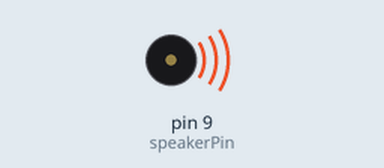
Simulated run of this sketch. Board: Arduino Uno, built with avr-gcc and run on an emulated ATmega328P. Shown: buzzer (waves = sounding).

Above: at 0.05 s.
Timing chart, 0 to 3.0 s (numbered marks = the images above):
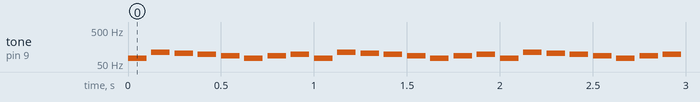

Measured:
- by itself, tone on pin 9 (speakerPin): plays 73 Hz for 0.10 s, 110 Hz for 0.10 s, 104 Hz for 0.10 s, 98 Hz for 0.10 s, 87 Hz for 0.10 s, 73 Hz for 0.10 s … (1040 notes in this stretch)

The sketch:

Arduino_and_sound.ino
```cpp
/*
  9/24/2025

  Eric Chor

  The purpose of this code is to repeat a melody using the arduino uno and a speaker.
  The program plays part of the megalovania melody using frequencies which
  correspond to specific notes. When the program finishes the melody it loops
  and begins again from the beginning.
*/

#define NOTE_B0  31
#define NOTE_C1  33
#define NOTE_CS1 35
#define NOTE_D2  37
#define NOTE_DS1 39
#define NOTE_E1  41
#define NOTE_F2  44
#define NOTE_FS1 46
#define NOTE_G2  49
#define NOTE_GS2 52
#define NOTE_A2  55
#define NOTE_AS1 58
#define NOTE_B1  62
#define NOTE_C2  65
#define NOTE_CS2 69
#define NOTE_D2  73
#define NOTE_DS2 78
#define NOTE_E2  82
#define NOTE_F2  87
#define NOTE_FS2 93
#define NOTE_G2  98
#define NOTE_GS2 104
#define NOTE_A2  110
#define NOTE_AS2 117
#define NOTE_B2  123
#define NOTE_C3  131
#define NOTE_CS3 139
#define NOTE_D3  147
#define NOTE_DS3 156
#define NOTE_E3  165
#define NOTE_F3  175
#define NOTE_FS3 185
#define NOTE_G3  196
#define NOTE_GS3 208
#define NOTE_A3  220
#define NOTE_AS3 233
#define NOTE_B3  247
#define NOTE_C4  262
#define NOTE_CS4 277
#define NOTE_D4  294
#define NOTE_DS4 311
#define NOTE_E4  330
#define NOTE_F4  349
#define NOTE_FS4 370
#define NOTE_G4  392
#define NOTE_GS4 415
#define NOTE_A4  440
#define NOTE_AS4 466
#define NOTE_B4  494
#define NOTE_C5  523
#define NOTE_CS5 554
#define NOTE_D5  587
#define NOTE_DS5 622
#define NOTE_E5  659
#define NOTE_F5  698
#define NOTE_FS5 740
#define NOTE_G5  784
#define NOTE_GS5 831
#define NOTE_A5  880
#define NOTE_AS5 932
#define NOTE_B5  988
#define NOTE_C6  1047
#define NOTE_CS6 1109
#define NOTE_D6  1175
#define NOTE_DS6 1245
#define NOTE_E6  1319
#define NOTE_F6  1397
#define NOTE_FS6 1480
#define NOTE_G6  1568
#define NOTE_GS6 1661
#define NOTE_A6  1760
#define NOTE_AS6 1865
#define NOTE_B6  1976
#define NOTE_C7  2093
#define NOTE_CS7 2217
#define NOTE_D7  2349
#define NOTE_DS7 2489
#define NOTE_E7  2637
#define NOTE_F7  2794
#define NOTE_FS7 2960
#define NOTE_G7  3136
#define NOTE_GS7 3322
#define NOTE_A7  3520
#define NOTE_AS7 3729
#define NOTE_B7  3951
#define NOTE_C8  4186
#define NOTE_CS8 4435
#define NOTE_D8  4699
#define NOTE_DS8 4978

//Specify digital pin on the Arduino that the positive lead of thespeaker is attached.
const int speakerPin = 9;


void setup()
{
pinMode (speakerPin, OUTPUT); //Set speakerPin as an output
}
void loop()
{

tone(speakerPin, NOTE_D2);
delay(100);
noTone(speakerPin);
delay(25);
tone(speakerPin, NOTE_A2);
delay(100);
noTone(speakerPin);
delay(25);

tone(speakerPin, NOTE_GS2);
delay(100);
noTone(speakerPin);
delay(25);
tone(speakerPin, NOTE_G2);
delay(100);
noTone(speakerPin);
delay(25);

tone(speakerPin, NOTE_F2);
delay(100);
noTone(speakerPin);
delay(25);
tone(speakerPin, NOTE_D2);
delay(100);
noTone(speakerPin);
delay(25);

tone(speakerPin, NOTE_F2);
delay(100);
noTone(speakerPin);
delay(25);
tone(speakerPin, NOTE_G2);
delay(100);
noTone(speakerPin);
delay(25);

tone(speakerPin, NOTE_D2);
delay(100);
noTone(speakerPin);
delay(25);
tone(speakerPin, NOTE_A2);
delay(100);
noTone(speakerPin);
delay(25);

tone(speakerPin, NOTE_GS2);
delay(100);
noTone(speakerPin);
delay(25);
tone(speakerPin, NOTE_G2);
delay(100);
noTone(speakerPin);
delay(25);

tone(speakerPin, NOTE_F2);
delay(100);
noTone(speakerPin);
delay(25);

tone(speakerPin, NOTE_D2);
delay(100);
noTone(speakerPin);
delay(25);

tone(speakerPin, NOTE_F2);
delay(100);
noTone(speakerPin);
delay(25);

tone(speakerPin, NOTE_G2);
delay(100);
noTone(speakerPin);
delay(25);

tone(speakerPin, NOTE_D2);
delay(100);
noTone(speakerPin);
delay(25);

tone(speakerPin, NOTE_A2);
delay(100);
noTone(speakerPin);
delay(25);

tone(speakerPin, NOTE_GS2);
delay(100);
noTone(speakerPin);
delay(25);

tone(speakerPin, NOTE_G2);
delay(100);
noTone(speakerPin);
delay(25);

tone(speakerPin, NOTE_F2);
delay(100);
noTone(speakerPin);
delay(25);

tone(speakerPin, NOTE_D2);
delay(100);
noTone(speakerPin);
delay(25);

tone(speakerPin, NOTE_F2);
delay(100);
noTone(speakerPin);
delay(25);

tone(speakerPin, NOTE_G2);
delay(100);
noTone(speakerPin);
delay(25);

tone(speakerPin, NOTE_D2);
delay(100);
noTone(speakerPin);
delay(25);

tone(speakerPin, NOTE_A2);
delay(100);
noTone(speakerPin);
delay(25);

tone(speakerPin, NOTE_GS2);
delay(100);
noTone(speakerPin);
delay(25);

tone(speakerPin, NOTE_G2);
delay(100);
noTone(speakerPin);
delay(25);

tone(speakerPin, NOTE_F2);
delay(100);
noTone(speakerPin);
delay(25);

tone(speakerPin, NOTE_D2);
delay(100);
noTone(speakerPin);
delay(25);

tone(speakerPin, NOTE_F2);
delay(100);
noTone(speakerPin);
delay(25);

tone(speakerPin, NOTE_G2);
delay(100);
noTone(speakerPin);
delay(25);

tone(speakerPin, NOTE_D2);
delay(100);
noTone(speakerPin);
delay(25);

tone(speakerPin, NOTE_A2);
delay(100);
noTone(speakerPin);
delay(25);

tone(speakerPin, NOTE_GS2);
delay(100);
noTone(speakerPin);
delay(25);

tone(speakerPin, NOTE_G2);
delay(100);
noTone(speakerPin);
delay(25);

tone(speakerPin, NOTE_F2);
delay(100);
noTone(speakerPin);
delay(25);

tone(speakerPin, NOTE_D2);
delay(100);
noTone(speakerPin);
delay(25);

tone(speakerPin, NOTE_F2);
delay(100);
noTone(speakerPin);
delay(25);

tone(speakerPin, NOTE_G2);
delay(100);
noTone(speakerPin);
delay(25);

tone(speakerPin, NOTE_D2);
delay(100);
noTone(speakerPin);
delay(25);

tone(speakerPin, NOTE_A2);
delay(100);
noTone(speakerPin);
delay(25);

tone(speakerPin, NOTE_GS2);
delay(100);
noTone(speakerPin);
delay(25);

tone(speakerPin, NOTE_G2);
delay(100);
noTone(speakerPin);
delay(25);

tone(speakerPin, NOTE_F2);
delay(100);
noTone(speakerPin);
delay(25);

tone(speakerPin, NOTE_D2);
delay(100);
noTone(speakerPin);
delay(25);

}
```
